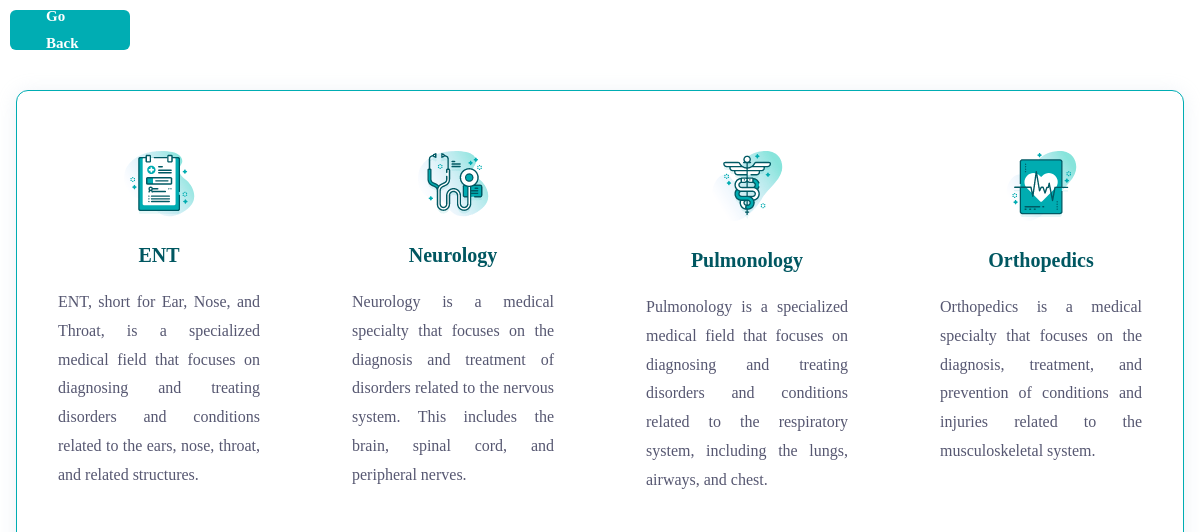
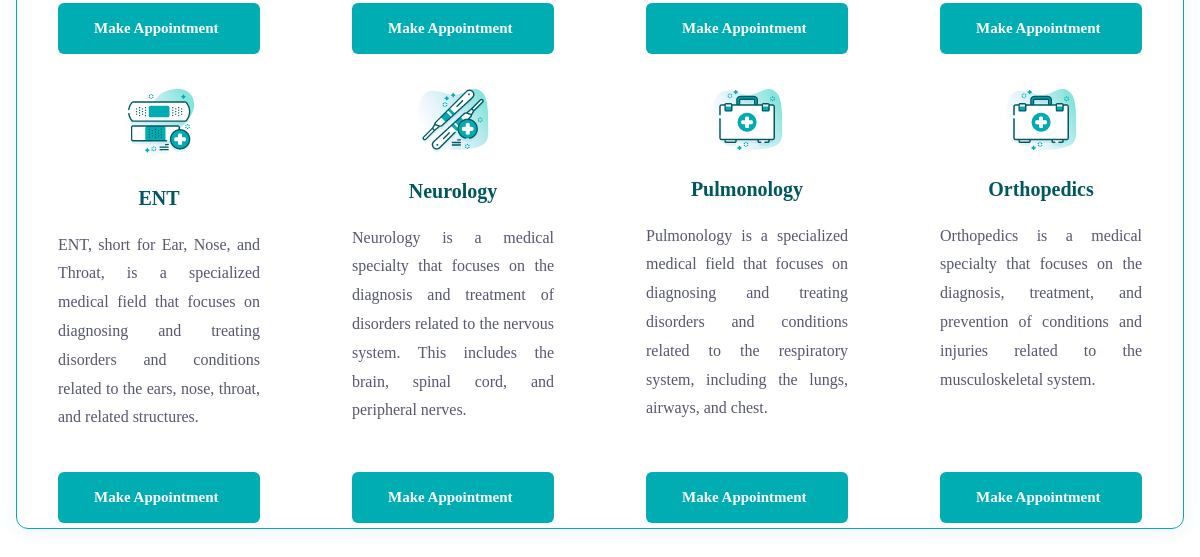
The page /php/viewMoreServices.php on the database as committed earlier (2 pictures, top to bottom).
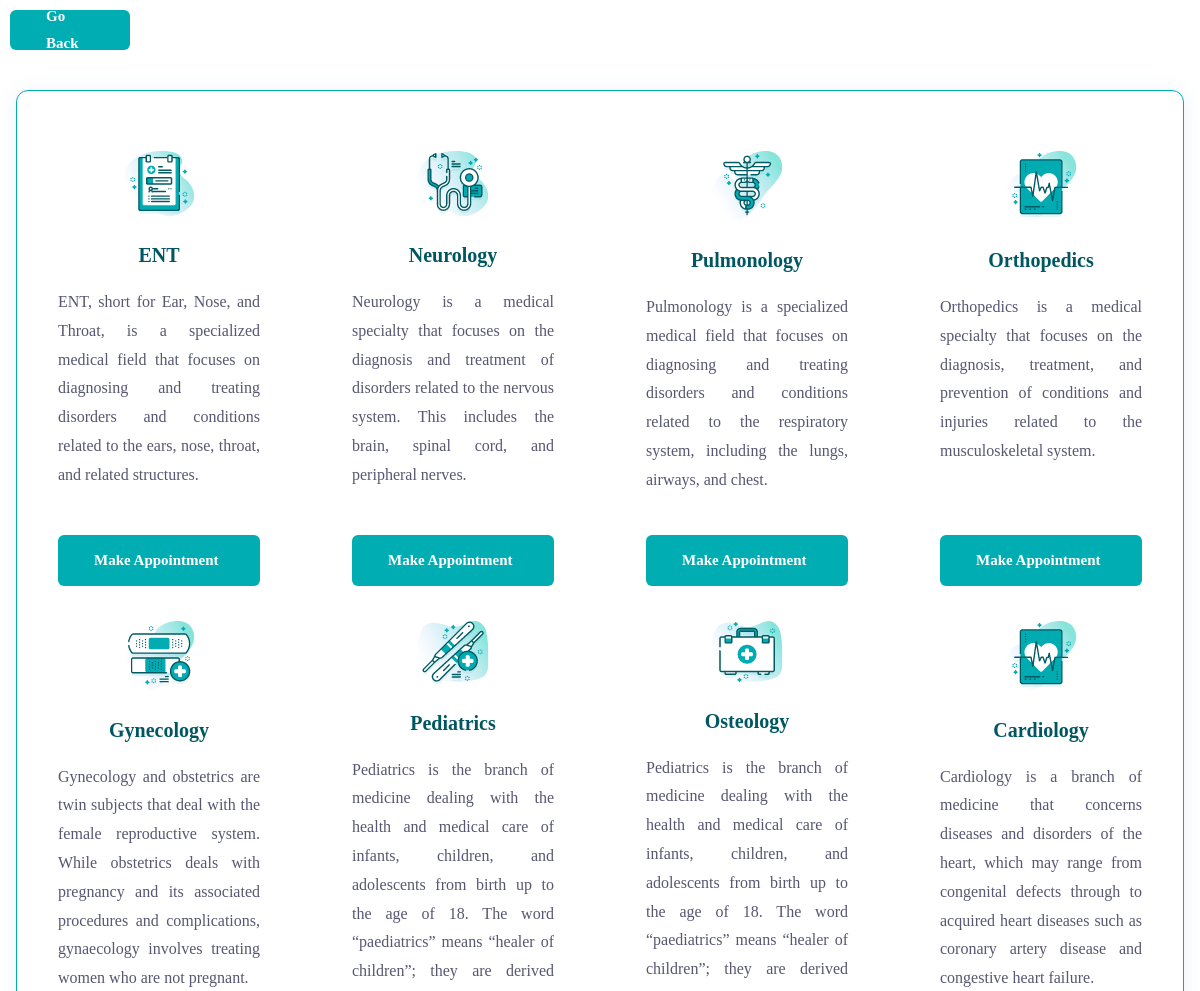
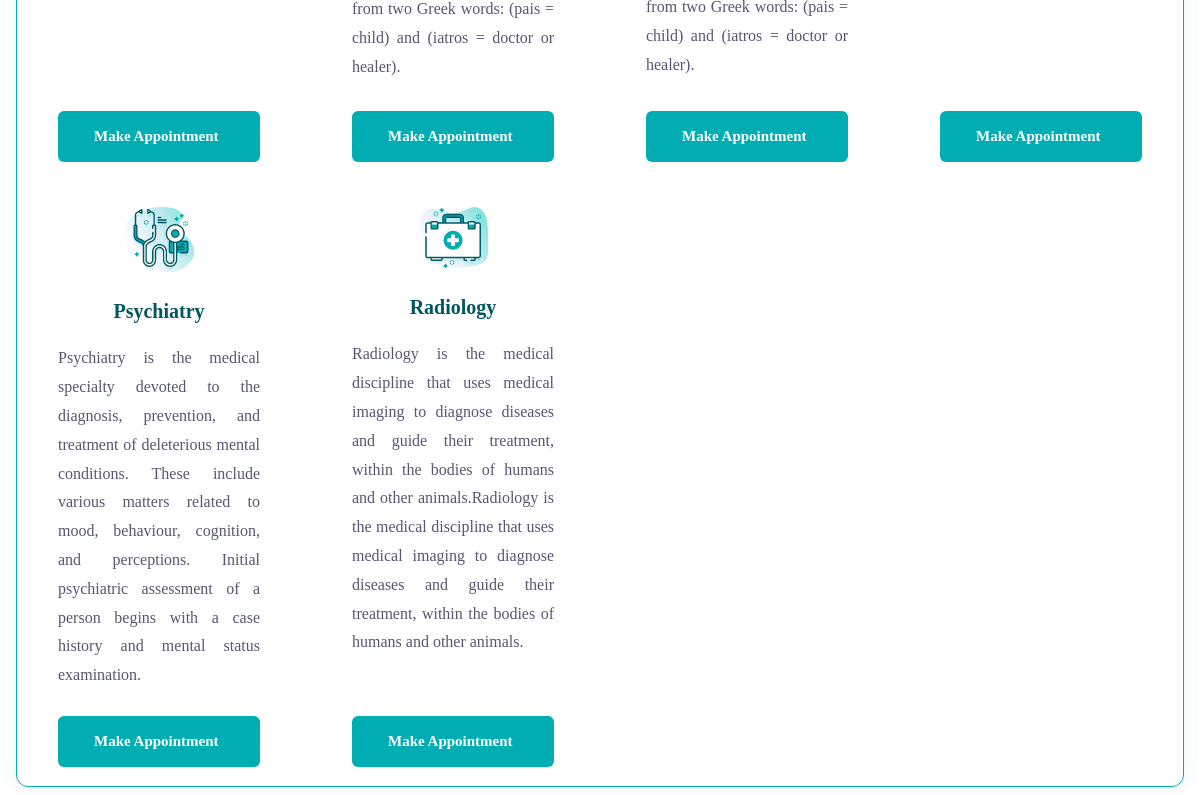
The same page on the database as committed later (2 pictures, top to bottom).
### tables this page shows
CREATE TABLE services (
  serviceId INT PRIMARY KEY AUTO_INCREMENT,
  icon VARCHAR(255) NOT NULL,
  title VARCHAR(255) NOT NULL,
  description TEXT NOT NULL
);

### php/viewMoreServices.php (the view, shortened to what this page needs)
<link rel="stylesheet" href="../css/style.css">
<?php include 'connectToDatabase.php'; ?>
<div style="width: 10%; margin: 10px 10px;">
  <a href="../index.php" class="btn has-before title-md" style=" height: 40px;">Go Back</a>
</div>
<section class="service" style="margin-top: 100px;">
  <div class="container" id="serviceBar" style="margin-bottom:65px;">
    <ul class="service-list" style=" border: solid 1px hsl(182, 100%, 35%);">
      <?php
      $query = "SELECT * FROM services";
      $result = mysqli_query($connection, $query);
      while ($row = mysqli_fetch_assoc($result)) {
        $iconSrc = $row['icon'];
        $title = $row['title'];
        $description = $row['description'];
        ?>
                                                          <li>
                                                            <div class="container">
                                                              <div class="service-card">
                                                                <div class="card-icon">
                                                                  <img src="<?php echo "../" . $iconSrc; ?>" width="71" height="71" alt="icon">
                                                                </div>
                                                                <h3 class="headline-sm card-title">
                                                                  <a href="../scheduleAppointment.html"><?php echo $title; ?></a>
                                                                </h3>
                                                                <p class="card-text" style="text-align:justify;">
                                                                  <?php echo $description; ?>
                                                                </p>
                                                              </div>
                                                              <div class="btn has-before title-md">
                                                              <a href="../scheduleAppointment.html">Make Appointment</a>
                                                              </div>
                                                            </div>
                                                          </li>
      <?php } ?>
    </ul>
  </div>
</section>

### css/style.css (style rules this page uses)
*, *::before, *::after { margin: 0; padding: 0; box-sizing: border-box; }
li { list-style: none; }
a, img, span, time, input, button, ion-icon { display: block; }
a { color: inherit; text-decoration: none; }
img { height: auto; }
.container { padding-inline: 16px; }
.headline-md, .headline-sm { line-height: 1.3; }
.headline-md, .headline-sm { color: hsl(186, 100%, 19%); }
.headline-sm { font-size: 2rem; }
.title-md { font-size: 1.5rem; }
.has-before, .has-after { position: relative; z-index: 1; }
.has-before::before, .has-after::after { content: ""; position: absolute; }
.btn { background-color: hsl(182, 100%, 35%); color: hsl(0, 0%, 100%); font-weight: 700; padding: 12px 36px; display: flex; align-items: center; gap: 8px; border-radius: 6px; overflow: hidden; }
.btn::before { top: 0; left: -100%; width: 100%; height: 100%; background-color: hsl(0, 0%, 13%); border-radius: 6px; transition: 0.5s ease; z-index: -1; }
.service-list { padding-block: 60px 30px; padding-inline: 25px; display: grid; gap: 30px; border-radius: 12px; margin-block-start: -60px; background-color: hsl(0, 0%, 100%); box-shadow: 0px 2px 20px hsla(209, 36%, 72%, 0.2); }
.service-card { text-align: center; height: 90%; }
.service-card .card-icon, .btn-circle { max-width: max-content; margin-inline: auto; }
.service-card .card-icon { margin-block-end: 25px; }
.service-card .card-text { margin-block: 20px 15px; }
@media (min-width: 768px) { .container { max-width: 750px; width: 100%; margin-inline: auto; } }
@media (min-width: 768px) { .service-list { grid-template-columns: 1fr 1fr; } }
@media (min-width: 992px) { .container { max-width: 940px; } }
@media (min-width: 992px) { .service-list { grid-template-columns: repeat(4, 1fr); } }
@media (min-width: 1200px) { .container { max-width: 1200px; } }

### php/viewMoreServices.php (style rules this page uses)
.service-list { grid-row-gap: 60px; gap: 60px; }

Rows that differ between the two databases and show on the page:
removed services: icon (picture), title "Orthopedics", description "Orthopedics is a medical specialty that focuses on the diagnosis, treatment, and prevention of conditions and injuries related to the musculoskeletal system."
changed services: title "ENT" → "Gynecology"; description "ENT, short for Ear, Nose, and Throat, is a specialized medical field that focuses on diagnosing and treating disorders and conditions related to the ears, nose, throat, and related structures." → "Gynecology and obstetrics are twin subjects that deal with the female reproductive system. While obstetrics deals with pregnancy and its associated procedures and complications, gynaecology involves treating women who are not pregnant."
changed services: title "Neurology" → "Pediatrics"; description "Neurology is a medical specialty that focuses on the diagnosis and treatment of disorders related to the nervous system. This includes the brain, spinal cord, and peripheral nerves." → "Pediatrics is the branch of medicine dealing with the health and medical care of infants, children, and adolescents from birth up to the age of 18. The word “paediatrics” means “healer of children”; they are derived from two Greek words: (pais = child) and (iatros = doctor or healer)."
changed services: title "Pulmonology" → "Osteology"; description "Pulmonology is a specialized medical field that focuses on diagnosing and treating disorders and conditions related to the respiratory system, including the lungs, airways, and chest." → "Pediatrics is the branch of medicine dealing with the health and medical care of infants, children, and adolescents from birth up to the age of 18. The word “paediatrics” means “healer of children”; they are derived from two Greek words: (pais = child) and (iatros = doctor or healer)."
added services: icon (picture), title "Cardiology", description "Cardiology is a branch of medicine that concerns diseases and disorders of the heart, which may range from congenital defects through to acquired heart diseases such as coronary artery disease and congestive heart failure."
added services: icon (picture), title "Psychiatry", description "Psychiatry is the medical specialty devoted to the diagnosis, prevention, and treatment of deleterious mental conditions. These include various matters related to mood, behaviour, cognition, and perceptions. Initial psychiatric assessment of a person begins with a case history and mental status examination."
added services: icon (picture), title "Radiology", description "Radiology is the medical discipline that uses medical imaging to diagnose diseases and guide their treatment, within the bodies of humans and other animals.Radiology is the medical discipline that uses medical imaging to diagnose diseases and guide their treatment, within the bodies of humans and other animals."
